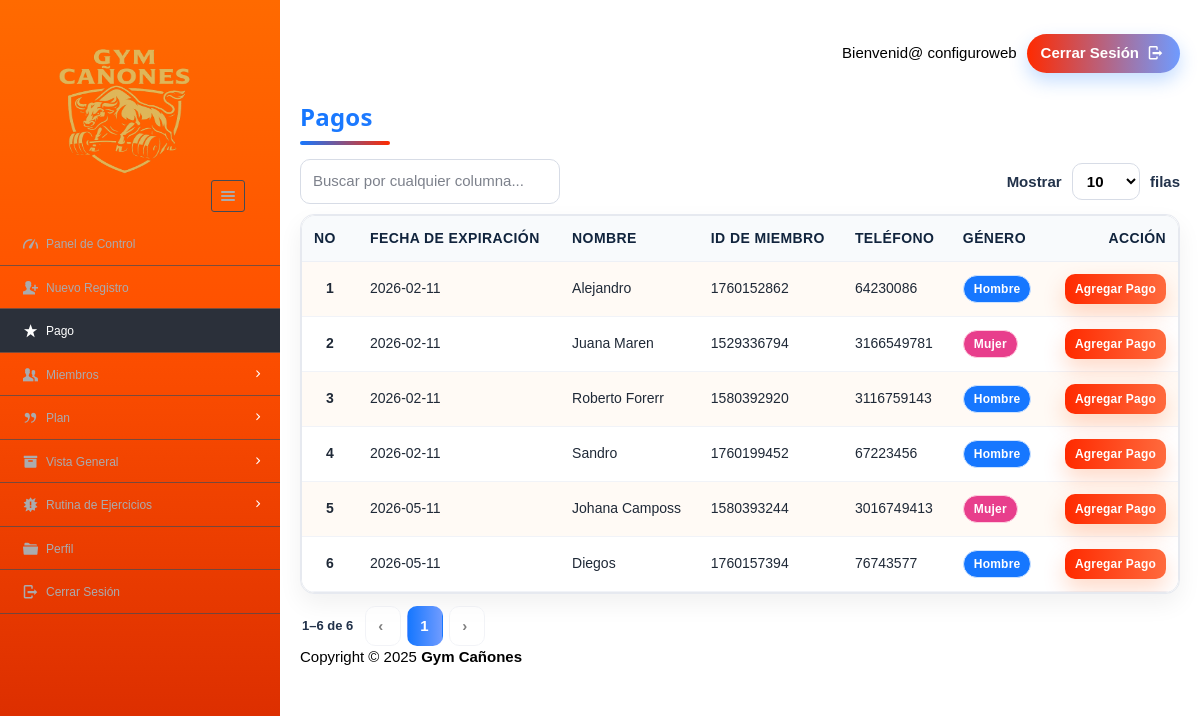
Screenshot of /dashboard/admin/payments.php (signed in) with the database file from the repository.
### tables this page shows
CREATE TABLE enrolls_to (
  et_id     INT NOT NULL AUTO_INCREMENT,
  pid       VARCHAR(8)  NOT NULL,
  uid       VARCHAR(20) NOT NULL,
  paid_date VARCHAR(15) DEFAULT NULL,
  expire    VARCHAR(15) DEFAULT NULL,
  renewal   VARCHAR(15) DEFAULT NULL,
  PRIMARY KEY (et_id),
  KEY idx_enroll_uid (uid),
  KEY idx_enroll_pid (pid)
);

CREATE TABLE users (
  userid       VARCHAR(20) NOT NULL,
  username     VARCHAR(40) NOT NULL,
  gender       VARCHAR(8)  NOT NULL,
  mobile       VARCHAR(20) NOT NULL,
  email        VARCHAR(100) DEFAULT NULL,
  dob          VARCHAR(10) NOT NULL,
  joining_date VARCHAR(10) NOT NULL,
  PRIMARY KEY (userid),
  UNIQUE KEY email (email)
);

### dashboard/admin/payments.php (the view, shortened to what this page needs)
<?php
require '../../include/db_conn.php';
?>
<!DOCTYPE html>
<html lang="es">
<head>
  <link rel="stylesheet" href="../../css/style.css" id="style-resource-5">
  <link rel="stylesheet" href="../../css/dashMain.css">
  <link rel="stylesheet" href="../../css/entypo.css">
  <link rel="stylesheet" href="a1style.css">
  <link rel="stylesheet" href="../../css/payments.css">
</head>
<body class="page-body page-fade" onload="collapseSidebar()">
<div class="page-container sidebar-collapsed" id="navbarcollapse">
  <div class="sidebar-menu">
    <header class="logo-env">
      <div class="logo">
        <a href="main.php">
          <img src="../../images/logo2.png" alt="FitFusion" width="192" height="80" />
        </a>
      </div>
      <div class="sidebar-collapse" onclick="collapseSidebar()">
        <a href="#" class="sidebar-collapse-icon with-animation">
          <i class="entypo-menu"></i>
        </a>
      </div>
    </header>
    <?php include('nav.php'); ?>
  </div>
  <div class="main-content ff-payments">
    <div class="row">
      <div class="col-md-6 col-sm-8 clearfix"></div>
      <div class="col-md-6 col-sm-4 clearfix hidden-xs">
        <ul class="list-inline links-list pull-right ff-links-list">
          <li>Bienvenid@ <?php echo htmlspecialchars($_SESSION['full_name'] ?? ''); ?></li>
          <li>
            <a href="logout.php" class="ff-pill">Cerrar Sesión <i class="entypo-logout right"></i></a>
          </li>
        </ul>
      </div>
    </div>
    <h2 class="ff-title">Pagos</h2>
    <div class="ff-underline"></div>
    <div class="ff-toolbar" role="region" aria-label="Controles de tabla de pagos">
      <div class="ff-search">
        <input id="ffSearch" type="text" placeholder="Buscar por cualquier columna..." aria-label="Buscar">
      </div>
      <div class="ff-page-size">
        Mostrar
        <select id="ffPageSize" aria-label="Filas por página">
          <option value="10" selected>10</option>
        </select>
        filas
      </div>
    </div>
    <div class="ff-table-wrap">
      <table class="ff-table ff-table-compact" id="paymentsTable">
        <thead>
          <tr>
            <th>No</th>
            <th>Fecha de Expiración</th>
            <th>Nombre</th>
            <th>ID de Miembro</th>
            <th>Teléfono</th>
            <th>Género</th>
            <th class="ff-col-right">Acción</th>
          </tr>
        </thead>
        <tbody>
          <?php
            $query  = "SELECT * FROM enrolls_to WHERE renewal='yes' ORDER BY expire";
            $result = mysqli_query($con, $query);
            $sno    = 1;
            if ($result && mysqli_num_rows($result) > 0) {
              while ($row = mysqli_fetch_array($result, MYSQLI_ASSOC)) {
                $uid    = $row['uid'];
                $result1 = mysqli_query($con, "SELECT * FROM users WHERE userid='$uid' LIMIT 1");
                if ($result1 && mysqli_num_rows($result1) === 1) {
                  $row1 = mysqli_fetch_array($result1, MYSQLI_ASSOC);
                  $gender = $row1['gender'];
                  $badgeClass = ($gender === 'Mujer') ? 'ff-badge ff-badge-pink' : 'ff-badge ff-badge-blue';
                  echo '<tr>';
                    echo '<td class="ff-col-number">'. $sno .'</td>';
                    echo '<td>'. htmlspecialchars($row['expire']) .'</td>';
                    echo '<td>'. htmlspecialchars($row1['username']) .'</td>';
                    echo '<td>'. htmlspecialchars($row1['userid']) .'</td>';
                    echo '<td>'. htmlspecialchars($row1['mobile']) .'</td>';
                    echo '<td><span class="'.$badgeClass.'">'. htmlspecialchars($gender) .'</span></td>';
                    echo '<td class="ff-col-right">';
                      echo '<form action="make_payments.php" method="post" class="ff-inline">';
                        echo '<button type="submit" class="ff-btn ff-btn-orange ff-btn-xs">Agregar Pago</button>';
                      echo '</form>';
                    echo '</td>';
                  echo '</tr>';
                  $sno++;
                }
              }
            } else {
              echo '<tr><td colspan="7" class="ff-empty">No hay pagos para mostrar.</td></tr>';
            }
          ?>
        </tbody>
      </table>
    </div>
    <div id="ffPager" class="ff-pagination" aria-live="polite"></div>
    <?php include('footer.php'); ?>
  </div>
</div>
</body>
</html>

### css/style.css (style rules this page uses)
html { font-size: 62.5%; font-family: sans-serif; }
div { display: block; }
body { font-family: "Noto Sans", sans-serif, "Helvetica Neue", Helvetica, Arial, sans-serif; font-size: 12px; line-height: 1.428571429; display: block; margin: 0; }
*, *:before, *:after { box-sizing: border-box; }
a { text-decoration: none; background: transparent; }
img { vertical-align: middle; }
img { border: 0; }
.logo img { width: 220px; height: 200px; }
input, button, select, textarea { font-family: inherit; font-size: inherit; line-height: inherit; }
button, input { line-height: normal; }
button, input, select, textarea { font-family: inherit; font-size: 100%; margin: 0; }
input:not([type]), input[type="email" i], input[type="number" i], input[type="password" i], input[type="tel" i], input[type="url" i], input[type="text" i] { padding: 1px 0px; }
input { background-color: white; cursor: text; padding: 1px; border-width: 2px; border-style: inset; border-color: initial; border-image: initial; }
input, textarea, select, button { text-rendering: auto; color: initial; letter-spacing: normal; word-spacing: normal; text-transform: none; text-indent: 0px; text-shadow: none; display: inline-block; text-align: start; margin: 0em; font: 400 13.3333px Arial; }
button, html input[type="button"], input[type="reset"], input[type="submit"] { cursor: pointer; }
button, select { text-transform: none; }
a { color: #373e4a; text-decoration: none; }
a { background: transparent; }
a { color: #373e4a; }
.page-container { position: relative; padding-left: 280px; }
.page-container .sidebar-menu { position: absolute; width: 280px; top: 0; left: 0; bottom: 0; background:#ff6a00; background:-webkit-linear-gradient(180deg,#ff6a00 0%,#ff5100 40%,#d62800 100%); background:linear-gradient(180deg,#ff6a00 0%,#ff5100 40%,#d62800 100%); color: #aaabae; z-index: 1; min-height: 796px; box-sizing: border-box; }
.page-container .sidebar-menu .logo-env { width: 100%; padding: 35px; padding-bottom: 10px; box-sizing: border-box; }
.page-container .sidebar-menu .logo-env:before, .page-container .sidebar-menu .logo-env:after { content: " "; display: table; }
.page-container .sidebar-menu .logo-env > div { display: block; vertical-align: middle; white-space: nowrap; float: left; }
.page-container .sidebar-menu .logo-env > div > a { display: inline-block; color: #aaabae; }
.page-container .sidebar-menu .logo-env > div.sidebar-collapse, .page-container .sidebar-menu .logo-env > div.sidebar-mobile-menu { position: relative; float: right; }
.page-container .sidebar-menu .logo-env > div.sidebar-collapse a, .page-container .sidebar-menu .logo-env > div.sidebar-mobile-menu a { display: inline-block; border: 1px solid #454a54; text-align: center; padding: 0; line-height: 1; font-size: 20px; font-weight: 300; padding: 5px 2px; background-clip: padding-box; border-radius: 3px; transition: all 200ms ease-in-out; }
.page-container .sidebar-menu .logo-env .logo img { width: 180px; height: 150px; }
.page-container .sidebar-menu .logo-env:after { clear: both; }
ul, ol { margin-top: 0; margin-bottom: 8.5px; }
ul, menu, dir { display: block; list-style-type: disc; }
li { display: list-item; }
i, cite, em, var, address, dfn { font-style: italic; }

### css/entypo.css (style rules this page uses)
[class^="entypo-"]:before, [class*=" entypo-"]:before { font-family: "entypo"; font-style: normal; font-weight: normal; speak: none; display: inline-block; text-decoration: inherit; width: 1em; margin-right: .2em; text-align: center; font-variant: normal; text-transform: none; line-height: 1em; margin-left: .2em; }
.entypo-menu:before { content: '\e811'; }
.entypo-logout:before { content: '\e85d'; }

### dashboard/admin/a1style.css (style rules this page uses)
*,*:before,*:after { box-sizing:inherit }
html { -ms-text-size-adjust:100%;-webkit-text-size-adjust:100% }
body { margin:0 }
article,aside,details,figcaption,figure,footer,header,main,menu,nav,section,summary { display:block }
a { background-color:transparent;-webkit-text-decoration-skip:objects }
img { border-style:none }
button,input,select,textarea { font:inherit;margin:0 }
button,input { overflow:visible }
button,select { text-transform:none }
button,html [type=button],[type=reset],[type=submit] { -webkit-appearance:button }
html,body { font-family:Verdana,sans-serif;font-size:15px;line-height:1.5 }
html { overflow-x:hidden }
h1,h2,h3,h4,h5,h6,.a1-slim,.a1-wide { font-family:"Segoe UI",Arial,sans-serif }
h2 { font-size:30px }
h1,h2,h3,h4,h5,h6 { font-weight:400;margin:10px 0 }
img { margin-bottom:-5px }
a { color:inherit }

### rows the page displays
enrolls_to: expire "2026-02-11", uid.username "Alejandro", uid.userid "1760152862", uid.mobile "64230086", uid.gender "Hombre"
enrolls_to: expire "2026-02-11", uid.username "Juana Maren", uid.userid "1529336794", uid.mobile "3166549781", uid.gender "Mujer"
enrolls_to: expire "2026-02-11", uid.username "Roberto Forerr", uid.userid "1580392920", uid.mobile "3116759143", uid.gender "Hombre"
enrolls_to: expire "2026-02-11", uid.username "Sandro", uid.userid "1760199452", uid.mobile "67223456", uid.gender "Hombre"
enrolls_to: expire "2026-05-11", uid.username "Johana Camposs", uid.userid "1580393244", uid.mobile "3016749413", uid.gender "Mujer"
enrolls_to: expire "2026-05-11", uid.username "Diegos", uid.userid "1760157394", uid.mobile "76743577", uid.gender "Hombre"

### other values shown
$_SESSION['full_name'] "configuroweb"
